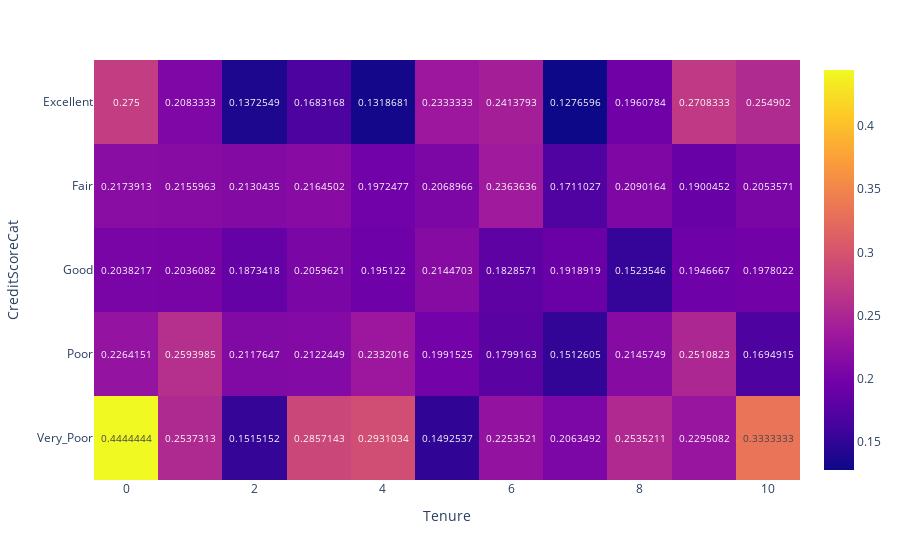

Notebook source saved alongside this figure:
### Markdown cell above
#### <center> ЗАДАНИЕ 9.10. Переведите числовой признак CreditScore в категориальный. Для этого воспользуйтесь функцией get_credit_score_cat(), которая приведена ниже. Примените её к столбцу CreditScore и создайте новый признак CreditScoreCat — категории кредитного рейтинга. Постройте сводную таблицу, строками которой являются категории кредитного рейтинга (CreditScoreCat), а столбцами — количество лет, в течение которых клиент пользуется услугами банка (Tenure). В ячейках сводной таблицы должно находиться среднее по признаку оттока (Exited) — доля ушедших пользователей.На основе полученной сводной таблицы постройте тепловую карту с аннотацией. Найдите на тепловой карте категории клиентов, которые уходят чаще всего.

### Code cell
churn_data_10=churn_data.copy()
def get_credit_score_cat(credit_score):
    if credit_score >= 300 and credit_score < 500:
        return "Very_Poor"
    elif credit_score >= 500 and credit_score < 601:
        return "Poor"
    elif credit_score >= 601 and credit_score < 661:
        return "Fair"
    elif credit_score >= 661 and credit_score < 781:
        return "Good"
    elif credit_score >= 781 and credit_score < 851:
        return "Excellent"
    elif credit_score >= 851:
        return "Top"
    elif credit_score < 300:
        return "Deep"
churn_data_10['CreditScoreCat']=churn_data_10['CreditScore'].apply(get_credit_score_cat)
churn_data_sv=churn_data_10.pivot_table(values='Exited',
                                      index='CreditScoreCat',
                                      columns='Tenure',
                                      aggfunc='mean',
                                      fill_value=0)
fig = px.imshow(churn_data_sv, text_auto=True)
fig.show()

### Figure 1 — Plotly figure (JSON) as saved in the notebook; plotly's stock layout.template omitted (floating-point values rounded to 4 significant figures)
{"data": [{"coloraxis": "coloraxis", "hovertemplate": "Tenure: %{x}<br>CreditScoreCat: %{y}<br>color: %{z}<extra></extra>", "name": "0", "texttemplate": "%{z}", "type": "heatmap", "x": [0, 1, 2, 3, 4, 5, 6, 7, 8, 9, 10], "xaxis": "x", "y": ["Excellent", "Fair", "Good", "Poor", "Very_Poor"], "yaxis": "y", "z": [[0.275, 0.2083, 0.1373, 0.1683, 0.1319, 0.2333, 0.2414, 0.1277, 0.1961, 0.2708, 0.2549], [0.2174, 0.2156, 0.213, 0.2165, 0.1972, 0.2069, 0.2364, 0.1711, 0.209, 0.19, 0.2054], [0.2038, 0.2036, 0.1873, 0.206, 0.1951, 0.2145, 0.1829, 0.1919, 0.1524, 0.1947, 0.1978], [0.2264, 0.2594, 0.2118, 0.2122, 0.2332, 0.1992, 0.1799, 0.1513, 0.2146, 0.2511, 0.1695], [0.4444, 0.2537, 0.1515, 0.2857, 0.2931, 0.1493, 0.2254, 0.2063, 0.2535, 0.2295, 0.3333]]}], "layout": {"coloraxis": {"colorscale": [[0, "#0d0887"], [0.1111, "#46039f"], [0.2222, "#7201a8"], [0.3333, "#9c179e"], [0.4444, "#bd3786"], [0.5556, "#d8576b"], [0.6667, "#ed7953"], [0.7778, "#fb9f3a"], [0.8889, "#fdca26"], [1, "#f0f921"]]}, "margin": {"t": 60}, "xaxis": {"anchor": "y", "constrain": "domain", "domain": [0, 1], "scaleanchor": "y", "title": {"text": "Tenure"}}, "yaxis": {"anchor": "x", "autorange": "reversed", "constrain": "domain", "domain": [0, 1], "title": {"text": "CreditScoreCat"}}}}
